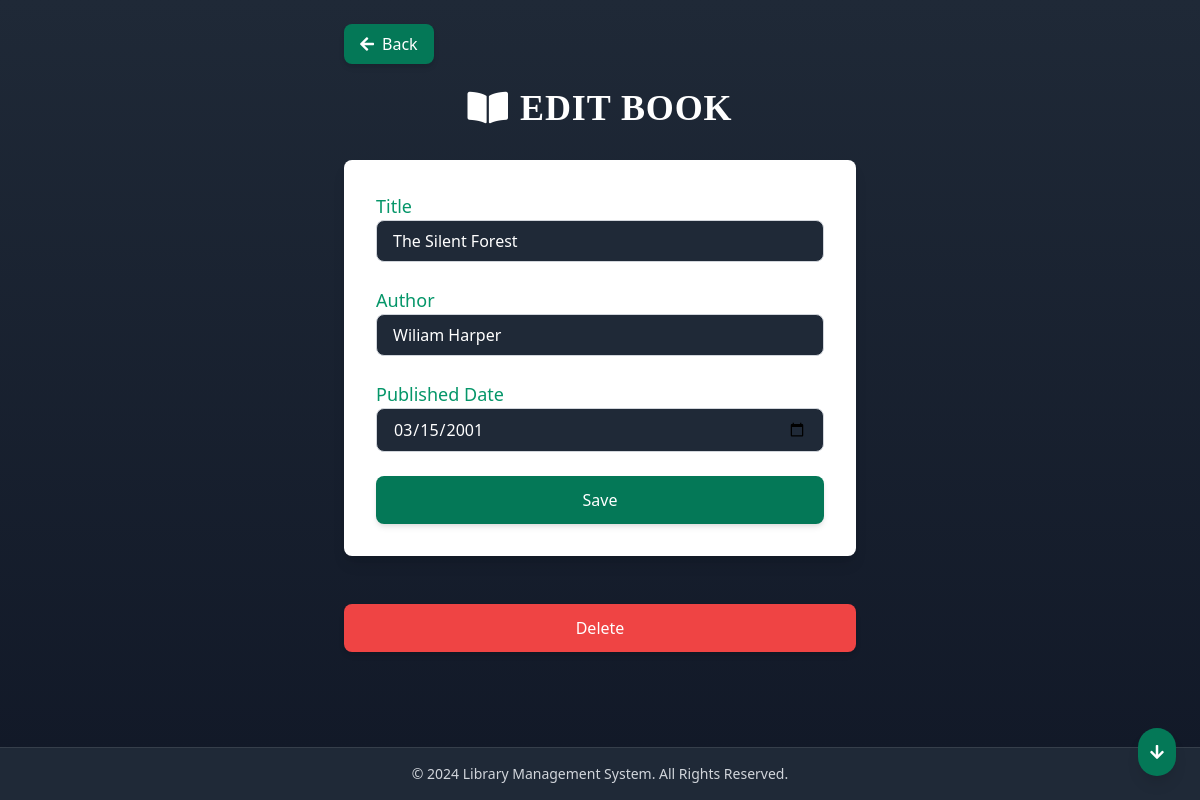
Page /books/edit/16/ on the committed database.
### core/models.py (models this page shows, shortened)
class Book(models.Model):
    title = models.CharField(max_length=200)
    author = models.CharField(max_length=100)
    published_date = models.DateField(default='2000-01-01')
    is_available = models.BooleanField(default=True)

### core/views.py (the view)
# urls.py: path('books/edit/<int:id>/', views.edit_book, name='edit_book'),
def edit_book(request, id):
    book = get_object_or_404(Book, id=id)
    if request.method == 'POST':
        form = BookForm(request.POST, instance=book)
        if form.is_valid():
            edited_book = form.save(commit=False)
            is_borrowed = Transaction.objects.filter(book=book, is_returned=False).exists()
            edited_book.is_available = not is_borrowed
            edited_book.save()
            return redirect('book_list')
    else:
        form = BookForm(instance=book)
    return render(request, 'add_book.html', {'form': form, 'book': book})

### core/forms.py
class BookForm(forms.ModelForm):
    class Meta:
        model = Book
        fields = ['title', 'author', 'published_date']
        widgets = {
            'title': forms.TextInput(attrs={
                'class': 'w-full px-4 py-2 rounded-lg border border-gray-300 focus:outline-none focus:ring-2 focus:ring-green-700 bg-gray-800 text-white placeholder-gray-400',
                'placeholder': 'Enter the book title',
            }),
            'author': forms.TextInput(attrs={
                'class': 'w-full px-4 py-2 rounded-lg border border-gray-300 focus:outline-none focus:ring-2 focus:ring-green-700 bg-gray-800 text-white placeholder-gray-400',
                'placeholder': 'Enter the author\'s name',
            }),
            'published_date': forms.DateInput(attrs={
                'type': 'date',
                'class': 'w-full px-4 py-2 rounded-lg border border-gray-300 focus:outline-none focus:ring-2 focus:ring-green-700 bg-gray-800 text-white placeholder-gray-400',
                'placeholder': 'mm/dd/yyyy',
            }),
        }

### core/templates/add_book.html (shortened to what this page needs)
{% extends 'base.html' %}
{% block content %}
<div class="relative max-w-lg mx-auto">
    <a href="{% url 'book_list' %}"
        class="absolute top-0 left-0 bg-green-700 text-white px-4 py-2 rounded-lg shadow-md hover:bg-green-600 hover:text-white transition duration-200 inline-block transform hover:scale-105">
        <i class="fas fa-arrow-left mr-2"></i>Back
    </a>
    <h1 class="text-3xl sm:text-4xl font-bold text-center text-white mb-8 flex items-center justify-center space-x-3 pt-16">
        {% if book %}
        <i class="fas fa-book-open text-3xl sm:text-4xl"></i>
        {% else %}
        <i class="fas fa-book-medical text-3xl sm:text-4xl"></i>
        {% endif %}
        <span class="font-serif tracking-wide">{% if book %}EDIT BOOK{% else %}ADD BOOK{% endif %}</span>
    </h1>
</div>
<form method="POST" class="bg-white font-semibold p-8 rounded-lg shadow-lg max-w-lg mx-auto">
    <div class="mb-6">
        <label for="{{ form.title.id_for_label }}" class="block text-lg font-medium text-green-600">Title</label>
        {{ form.title }}
    </div>
    <div class="mb-6">
        <label for="{{ form.author.id_for_label }}" class="block text-lg font-medium text-green-600">Author</label>
        {{ form.author }}
    </div>
    <div class="mb-6">
        <label for="{{ form.published_date.id_for_label }}" class="block text-lg font-medium text-green-600">Published Date</label>
        {{ form.published_date }}
    </div>
    <button type="submit"
        class="w-full bg-green-700 text-white px-6 py-3 rounded-lg shadow-md hover:bg-green-600 transition duration-200">Save</button>
</form>
{% if book %}
<div class="mt-6 max-w-lg mx-auto">
    <button type="button"
        class="delete-btn w-full bg-red-500 text-white px-6 py-3 rounded-lg shadow-md hover:bg-green-600 transition duration-200 ease-in-out mt-6"
        data-item-id="{{ book.id }}" data-item-type="book">Delete</button>
</div>
{% endif %}
{% endblock %}

### static/css/styles.css (style rules this page uses)
body { font-family: 'Poppins', sans-serif; background: linear-gradient(to bottom, #1f2937, #111827); color: white; margin: 0; padding: 0; }
a { text-decoration: none; color: inherit; transition: color 0.3s ease; }
button { background-color: #22c55e; color: white; padding: 0.5rem 1rem; border: none; border-radius: 0.375rem; cursor: pointer; transition: background-color 0.3s ease; }

### rows in the picture
Book: title "The Silent Forest", author "Wiliam Harper", published_date "03/15/2001"
